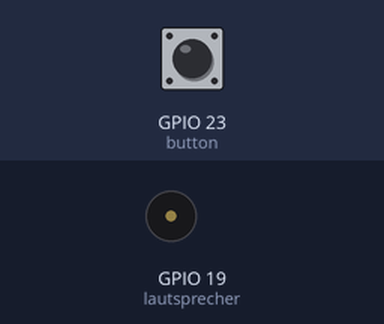
The sketch below on a simulated ESP32. Parts: buzzer (waves = sounding). The test bench sets the inputs (shaded band); at power-on: GPIO 23 (button) HIGH. Nothing arrives over Bluetooth unless stated; what the sketch prints to the serial monitor is not drawn.

Above: at 0.05 s.
Timing chart, 0 to 3.0 s (numbered marks = the images above):
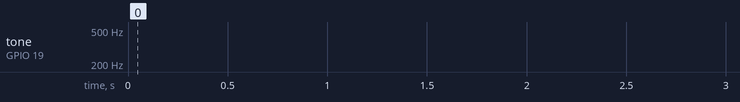

The sketch:

Bluetooth_Praesenzmelderfinal.ino
```cpp
#include <BLEDevice.h>
#include <BLEUtils.h>
#include <BLEScan.h>
#include <BLEAdvertisedDevice.h>
#include <BLEAddress.h>

String Adresse = "03:28:2f:5c:00:32";                            // Bluetooth Adresse die zu Anwesenheitserkennung überwacht wird
#define lautsprecher 19
#define button 23
int timeThreashold = 20000; //in ms
int signalThreashold = - 100; // in rssi
long lastTimefound; // in ms

static BLEAddress *pServerAddress;
BLEScan* pBLEScan ;


class MyAdvertisedDeviceCallbacks: public BLEAdvertisedDeviceCallbacks
{
    void onResult(BLEAdvertisedDevice advertisedDevice){
      Serial.print(advertisedDevice.getAddress().toString().c_str()),//gefundene Adresse anzeigen
      Serial.print("  |  ");
      Serial.print(advertisedDevice.getRSSI());//Signalstärke anzeigen
      if (advertisedDevice.getAddress().equals(*pServerAddress)){//prüfen, ob die Adresse der gesuchten entspricht
        if (advertisedDevice.getRSSI()>signalThreashold) {//prüfen, ob Signalstärke inerhalb des Threasholds liegt
          //wenn beides zutrifft, auf Ergebniss anzeigen, zuletzt gefunden auf aktuelle Zeit setzen und Scan stoppen
          Serial.println("  |  gesuchtes gerät in der nähe gefunden");
          lastTimefound = millis();
          advertisedDevice.getScan()->stop();
        }
      }
      Serial.println("");
    }
};

void setup(){
  pinMode (lautsprecher, OUTPUT);
  pinMode(button, INPUT_PULLUP);
  Serial.begin(115200);
  Serial.println("");
  Serial.println("Starte BLE Scanner");
  pServerAddress = new BLEAddress(Adresse.c_str());
  BLEDevice::init("");
  pBLEScan = BLEDevice::getScan(); //create new scan
  pBLEScan->setAdvertisedDeviceCallbacks(new MyAdvertisedDeviceCallbacks());
  pBLEScan->setActiveScan(true); //active scan uses more power, but get results faster
}

void loop(){
  pBLEScan->start(10);
  if(millis() - lastTimefound > timeThreashold){
    Serial.println("Gesuchtes Signal zu lang nicht gefunden");
    while (digitalRead(button)==HIGH){
      tone(lautsprecher, 404);
      delay(200);
      noTone(lautsprecher);
      delay(200);
    }
  }
  delay(2000);
  Serial.println("neuer scan:");
}
```

Measured:
- by itself, tone on GPIO 19 (lautsprecher): silent → 404 Hz at 22.0 s, → silent 0.20 s later, → 404 Hz 0.20 s later, → silent 0.20 s later, … (540 changes in this stretch)
